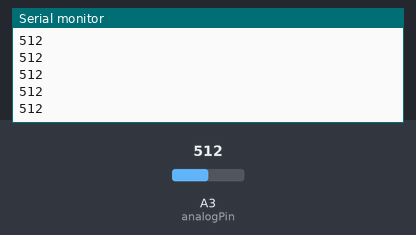
This sketch was run on a simulated Arduino Uno, built with avr-gcc and run on an emulated ATmega328P. Shown: the last lines printed to the serial monitor. Inputs (shaded band) come from the test bench; at power-on: A3 (analogPin) = 512.

Above: at 1.3 s.
1.4 s: A3 (analogPin) set to 716
At 2.6 s:
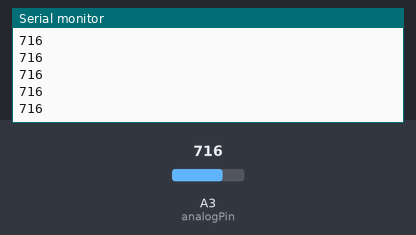
2.9 s: A3 (analogPin) set to 900
At 3.4 s:
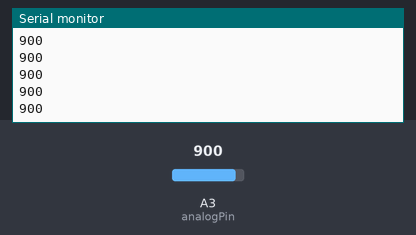
Timing chart, 0 to 5.9 s (numbered marks = the images above; inputs shaded):
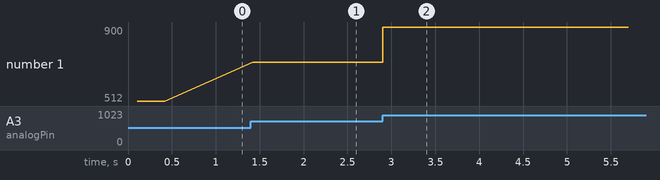

Measured:
- after the input at 1.4 s, the serial monitor: prints a new line at once (image 1)
- after the input at 2.9 s, the serial monitor: prints a new line at once (image 2)
- plotted number 1: 512 → 716 after the input at 1.4 s, 716 → 900 after the input at 2.9 s

The sketch:

dac-tail-light.ino
```cpp
#include <Wire.h>
#include <Adafruit_MCP4725.h>
Adafruit_MCP4725 dac;


void setup() {
  // put your setup code here, to run once:


  Serial.begin(115200);
  delay(100);  // Small delay to ensure Serial is ready.
  dac.begin(0x60);
  Serial.println("MCP4725 Test");
  if (dac.begin(0x60))        //could be 0x60 or 0x62
  {
    Serial.println("MCP4725 Initialized Successfully.");
  }
  else
  {
    Serial.println("Failed to Initialize MCP4725.");
  }
Serial.println("done setup");
}

void loop() {
  int analogPin = A3;
  int intensity = 0;
  // put your main code here, to run repeatedly:
/*
  dac.setVoltage((1 * 4095) / 5, false);    //Set voltage to 1V
  delay(2000);
  dac.setVoltage((2 * 4095) / 5, false);    //Set voltage to 2V
  delay(2000);
  dac.setVoltage((3 * 4095) / 5, false);    //Set voltage to 3V
  delay(2000);
  dac.setVoltage((4 * 4095) / 5, false);    //Set voltage to 4V
  delay(2000);
  dac.setVoltage(4095, false);              //Set voltage to 5V or (Vcc)
  delay(2000);
*/

  int begin = 1800;
  int end = 3000; // 4095;
  for(int i = begin; i < end; i+=5)
  {
      dac.setVoltage(i, false);
      delay(1);
      intensity = analogRead(analogPin);
    // Serial.print(high_value);
    Serial.print(intensity);
    Serial.print("\n");
  }
  delay(1000);
  for(int i = end; i > begin; i-=5)
  {
      dac.setVoltage(i, false);
      delay(1);
      intensity = analogRead(analogPin);
    // Serial.print(high_value);
    Serial.print(intensity);
    Serial.print("\n");
  }
    delay(1000);


}
```
